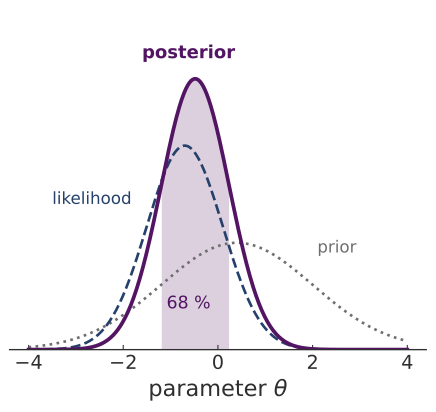

Write Python code to recreate this figure.
#!/usr/bin/env python3
# ENV: shared
"""
Prior times likelihood gives the posterior, in one dimension, for the Bayesian inference slide:
prior (grey, dotted), likelihood (navy, dashed), posterior (purple) with its 68 % credible
interval shaded.

Also writes the outline badge: the frequentist sampling distribution beside the same posterior,
with no text or axes.

Outputs (this directory):
  bayes_posterior.svg     the slide figure
  mle_vs_bayes_icon.svg   the outline badge (2_outline/rail.tex)
"""

import sys
from pathlib import Path

import numpy as np

HERE = Path(__file__).resolve().parent
sys.path.insert(0, str(HERE.parents[1]))
from _common import GREY, INK, KW, KW2, skip_if_built, slide_style

OUT = "bayes_posterior.svg"
ICON = "mle_vs_bayes_icon.svg"
skip_if_built(HERE, OUT, ICON)

slide_style(scale=1.2)
import matplotlib.pyplot as plt
from scipy.stats import norm

BLUE = "#25406B"
fig, axr = plt.subplots(figsize=(5.6, 4.6))

# ---------------------------------------------------------------- frequentist (icon only)
x = np.linspace(-4, 4, 800)
pdf = norm.pdf(x)
theta_true = -0.55
band = np.abs(x) <= 1

# ------------------------------------------------------------------- Bayesian
prior = norm.pdf(x, loc=0.4, scale=1.6)
like = norm.pdf(x, loc=-0.7, scale=0.8)
post = prior * like
post /= np.trapezoid(post, x)

order = np.argsort(post)[::-1]
mass = np.cumsum(post[order]) * (x[1] - x[0])
level = post[order][np.searchsorted(mass, 0.68)]
inside = post >= level

axr.fill_between(x[inside], 0, post[inside], color=KW2, alpha=0.20, lw=0)
axr.plot(x, prior / prior.max() * 0.22, color=GREY, lw=2.0, ls=":")
axr.plot(x, like / like.max() * 0.42, color=BLUE, lw=2.0, ls="--")
axr.plot(x, post, color=KW2, lw=2.8)
axr.text(2.1, 0.20, "prior", color=GREY, fontsize=12.5)
axr.text(-3.5, 0.30, "likelihood", color=BLUE, fontsize=12.5)
axr.text(-0.62, 0.60, "posterior", color=KW2, fontsize=13.5, ha="center",
         fontweight="bold")
axr.text(-0.62, 0.085, "68 %", color=KW2, ha="center", fontsize=13)
axr.set_xlabel(r"parameter $\theta$")
axr.set_ylim(0, 0.70)
axr.set_yticks([])

for ax in (axr,):
    ax.spines[["left", "right", "top"]].set_visible(False)
    ax.tick_params(left=False, top=False, right=False)

fig.savefig(HERE / OUT, transparent=True)
print(f"wrote {OUT}")

# ------------------------------------------------------------------ the icon
# Same curves and bands, stripped of every label, tick and spine but a baseline.
fig, (il, ir) = plt.subplots(1, 2, figsize=(4.0, 1.9))
il.fill_between(x[band], 0, pdf[band], color=BLUE, alpha=0.25, lw=0)
il.plot(x, pdf, color=BLUE, lw=3.0)
il.axvline(0.0, color=BLUE, lw=2.2)
il.axvline(theta_true, color=KW, lw=2.2, ls="--")
il.set_ylim(0, 0.46)
ir.fill_between(x[inside], 0, post[inside], color=KW2, alpha=0.22, lw=0)
ir.plot(x, prior / prior.max() * 0.22, color=GREY, lw=2.4, ls=":")
ir.plot(x, like / like.max() * 0.42, color=BLUE, lw=2.4, ls="--")
ir.plot(x, post, color=KW2, lw=3.2)
ir.set_ylim(0, 0.62)
for ax in (il, ir):
    ax.set_axis_off()
    ax.axhline(0, color=INK, lw=1.4)
fig.subplots_adjust(wspace=0.12)
fig.savefig(HERE / ICON, transparent=True)
print(f"wrote {ICON}")
